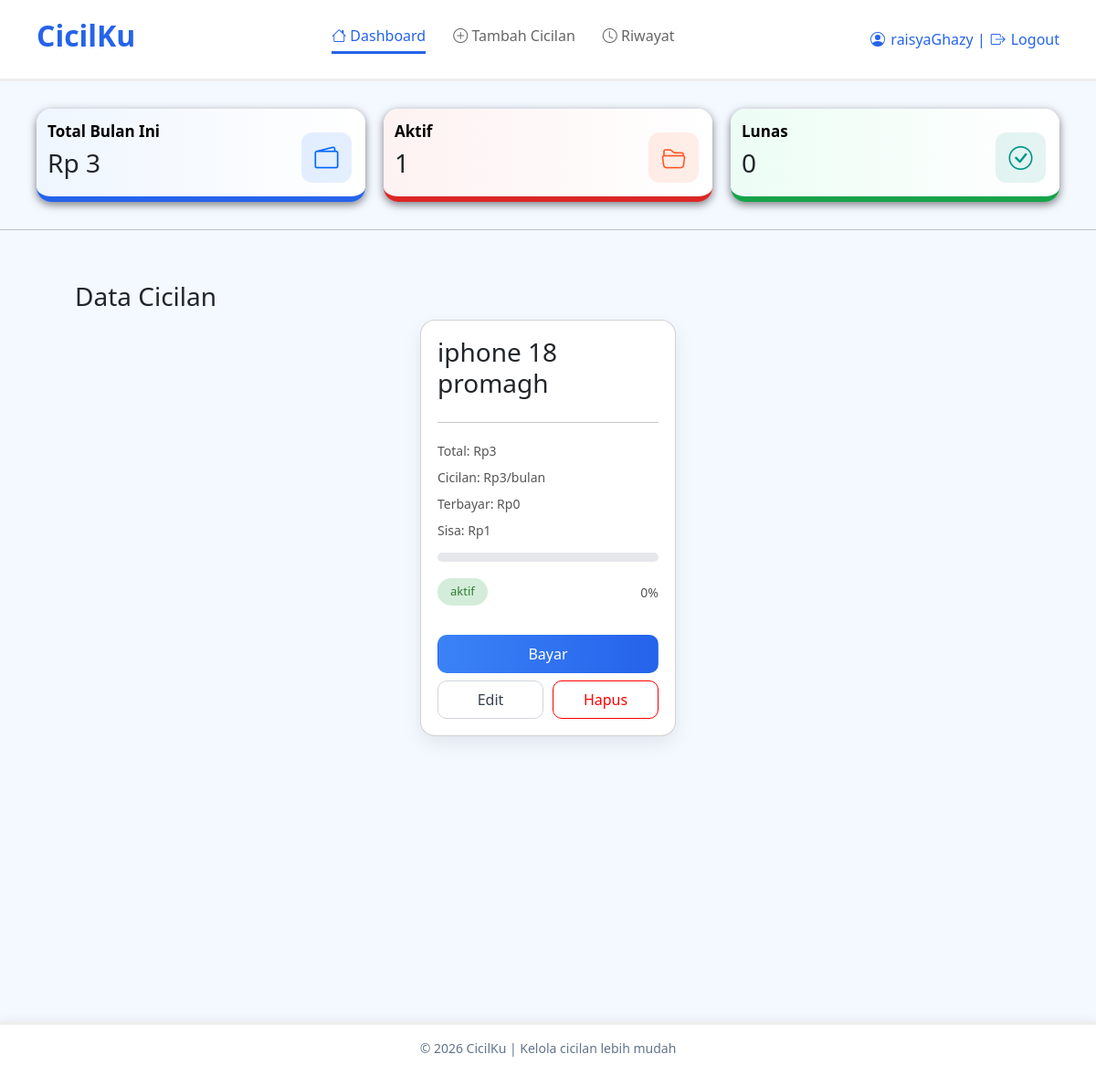
Screenshot of /dashboard.php (signed in) with the database file from the repository.
### tables this page shows
CREATE TABLE `cicilan` (
  `id_cicilan` int(11) NOT NULL,
  `nama_cicilan` varchar(100) DEFAULT NULL,
  `total_harga` int(11) DEFAULT NULL,
  `terbayar` int(11) DEFAULT NULL,
  `sisa_hutang` int(11) DEFAULT NULL,
  `status` varchar(20) DEFAULT NULL,
  `tenor` int(11) DEFAULT NULL,
  `id_user` int(11) DEFAULT NULL
);

### dashboard.php (the view, shortened to what this page needs)
<?php
include 'koneksi.php';
$id_user = $_SESSION['id_user'];
$data = mysqli_query($koneksi, "SELECT * FROM cicilan WHERE id_user ='$id_user'");
$total_bulan=0;
$aktif=0;
$lunas=0;
$data2 = mysqli_query($koneksi, "SELECT * FROM cicilan WHERE id_user ='$id_user'");
while ($d = mysqli_fetch_assoc($data2)) {
    if($d['status'] == 'aktif') {
        $aktif++;
        if($d['tenor'] > 0) {
            $total_bulan += $d['total_harga'] / $d['tenor'];
        }
    }
}
?>
<!DOCTYPE html>
<html lang="en">
<head>
    <link href="https://cdn.jsdelivr.net/npm/bootstrap@5.3.8/dist/css/bootstrap.min.css" rel="stylesheet">
    <link href="https://cdn.jsdelivr.net/npm/bootstrap-icons/font/bootstrap-icons.css" rel="stylesheet">
   <link rel="stylesheet" href="style.css">
</head>
<body>
    <header class="header">
     <h2>CicilKu</h2>
     <div class="menu">
        <a href="#" class="active"><i class="bi bi-house"></i> Dashboard</a>
        <a href="tambah.php"><i class="bi bi-plus-circle"></i> Tambah Cicilan</a>
        <a href="riwayat.php"> <i class="bi bi-clock"></i> Riwayat</a>
</div>
     <div class="logout">
    <div class="logout-link">
   <?php
if(isset($_SESSION['username'])){
    echo $_SESSION['username'];
    ?>
     |
     <a href="logout.php" class="logout-link">
        <i class="bi bi-box-arrow-right"></i> Logout
</a>
     <?php
    } else {
    echo "Guest";
}
?>
</div>
    </header>
    <div class="summary">
        <div class="box blue">
           <span> Total Bulan Ini </span><br>
        <h3>Rp <?= number_format($total_bulan) ?></h3>
        <i class="bi bi-wallet2 icon"></i>
</div>
    <div class="box orange">
      <span>   Aktif  </span><br>
        <h3><?=$aktif?></h3>
        <i class="bi bi-folder2-open icon"></i>
</div>
<div class="box green">
    <span> Lunas </span> <br>
    <h3><?= $lunas?></h3>
    <i class="bi bi-check-circle icon"></i>
</div>
</div>
<hr>
<div class=container>
    <div class="main">
        <h3>Data Cicilan</h3>
        <div class="list">
            <?php while($row = mysqli_fetch_assoc($data)) {
                $cicilan = ($row['tenor']>0) ? $row['total_harga'] / $row['tenor']:0;
                ?>
            <div class="card">
                <h3><?= $row['nama_cicilan']?></h3>
                <hr>
                <p> Total: Rp<?= number_format($row['total_harga'])?></p>
                <p> Cicilan: Rp<?= number_format($cicilan)?>/bulan</p>
                <p> Terbayar: Rp<?= number_format($row['terbayar'])?></p>
                <p> Sisa: Rp<?= number_format($row['sisa_hutang'])?></p>
                <?php
                $persen=0;
                if ($row['total_harga'] > 0) {
                $persen = floor(($row['terbayar'] / $row['total_harga']) * 100);
                }
                ?>
                <div class="progress">
                </div>
                <div class="status-row">
                <span class="<?= $row['status']?>">
                    <?= $row['status']?>
                </span>
                <p><?= $persen ?>%</p>
</div>
                <br>
                <?php if ($row['status'] == 'aktif') { ?>
                <a href ="bayar.php?id=<?= $row['id_cicilan']?>" class="btn bayar">Bayar</a>
                <?php } else { ?>
                <button class='btn bayar disabled'> Lunas </button>
            <?php } ?>
            <div class="aksi-bawah">
                <a href ="edit.php?id=<?= $row['id_cicilan']?>" class="btn edit">Edit</a>
                <a href ="delete.php?id=<?= $row['id_cicilan']?>" class="btn hapus">Hapus</a>
</div>
</div>
<?php
            } ?>
</div>
</div>
</div>
<footer class="footer">
    <p> © 2026 CicilKu | Kelola cicilan lebih mudah</p>
</footer>
</body>
</html>

### style.css (style rules this page uses)
body { margin:0; background: #f4f8ff; flex-direction: column; min-height: 100vh; }
.header { background: white; backdrop-filter: blur(10px); padding: 20px 40px; display: flex; align-items: center; justify-content: space-between; border-bottom: 3px solid #eee; }
.footer { width: 100%; background: white; padding: 15px; text-align: center; margin-top: 50px; color: #64748b; font-size: 14px; box-shadow: 0 -2px 10px rgba(0, 0, 0, 0.05); border-top: 4px solid #eee; }
.logout-link { color: #2563eb; text-decoration: none; display: flex; align-items: center; gap: 6px; }
.header h2 { color: #2563eb; font-weight: bold; }
.menu { display: flex; gap: 30px; }
.menu a { text-decoration: none; color: #666; font-weight: 500; padding-bottom: 5px; }
.menu a.active { color: #2563eb; border-bottom: 3px solid #2563eb; }
.summary { display: flex; gap:20px; margin: 30px 40px; }
.summary .box { width: 160px; padding:12px; }
.box { position: relative; overflow: hidden; min-height: 90px; flex: 1; background: white; padding: 20px; justify-content: space-between; border-radius: 16px; align-items: center; box-shadow: 0 3px 10px rgba(0, 0, 0, 0.5); }
.box span { font-size: 17px; color: black; font-weight: bold; }
.box h3 { margin-top: 5px; }
.box.blue { border-bottom: 6px solid #2563eb; background: linear-gradient(to right, #eff6ff, white ); }
.box.orange { border-bottom: 6px solid #dc2626; background: linear-gradient(to right, #fef2f2, white ); }
.box.green { border-bottom: 6px solid #16a34a; background: linear-gradient(to right, #ecfdf5, white ); }
.icon { position: absolute; right: 15px; bottom: 15px; font-size: 26px; width: 55px; height: 55px; border-radius: 12px; display: flex; align-items: center; justify-content: center; }
.blue .icon { background: rgba(0, 102, 255, 0.1); color: #0066ff; }
.orange .icon { background: rgba(255,87, 34,0.1); color: #ff5722; }
.green .icon { background: rgba(0, 150, 136, 0.1); color: #009688; }
.container { max-widt:1100px; margin: auto; }
.main { margin: 0; background:#f4f8ff; padding: 40px; min-height: 100vh; }
.list { justify-content: center; display: flex; gap: 20px; flex-wrap: wrap; }
.card { width: 280px; background: white; padding: 18px; border-radius: 16px; box-shadow: 0 8px 20px rgba(0, 0, 0, 0.08); }
.card h3 { margin-bottom: 10px; }
.card p { font-size: 14px; margin: 4px 0; color: #555; }
.progress { width: 100%; height: 10px; background: #e5e7eb; border-radius: 10px; overflow: hidden; margin: 10px 0; }
.status-row { display: flex; justify-content: space-between; align-items: center; margin-top: 8px; }
.aktif, .lunas { font-size: 13px !important; padding: 5px 14px !important; border-radius: 20px; display: inline-block; width: auto !important; }
.aktif { background: #d4edda; color: #2e7d32; }
.btn { width: 100%; margin-top: 8px; padding: 8px; border-radius: 10px; text-decoration: none; text-align: center; display: block; }
.aksi-bawah { display: flex; gap: 10px; }
.aksi-bawah .btn { flex:1; }
.bayar { background: linear-gradient(90deg, #3b82f6, #2563eb); color: white; }
.edit { background: white; border: 1px solid #d1d5db; color: #374151; }
.hapus { background: white; border: 1px solid red; color: red; }

### rows the page displays
cicilan: nama_cicilan "iphone 18 promagh", total_harga "3", terbayar "0", sisa_hutang "1", status "aktif"

### other values shown
$_SESSION['username'] "raisyaGhazy"
$total_bulan "3"
$aktif "1"
$lunas "0"
